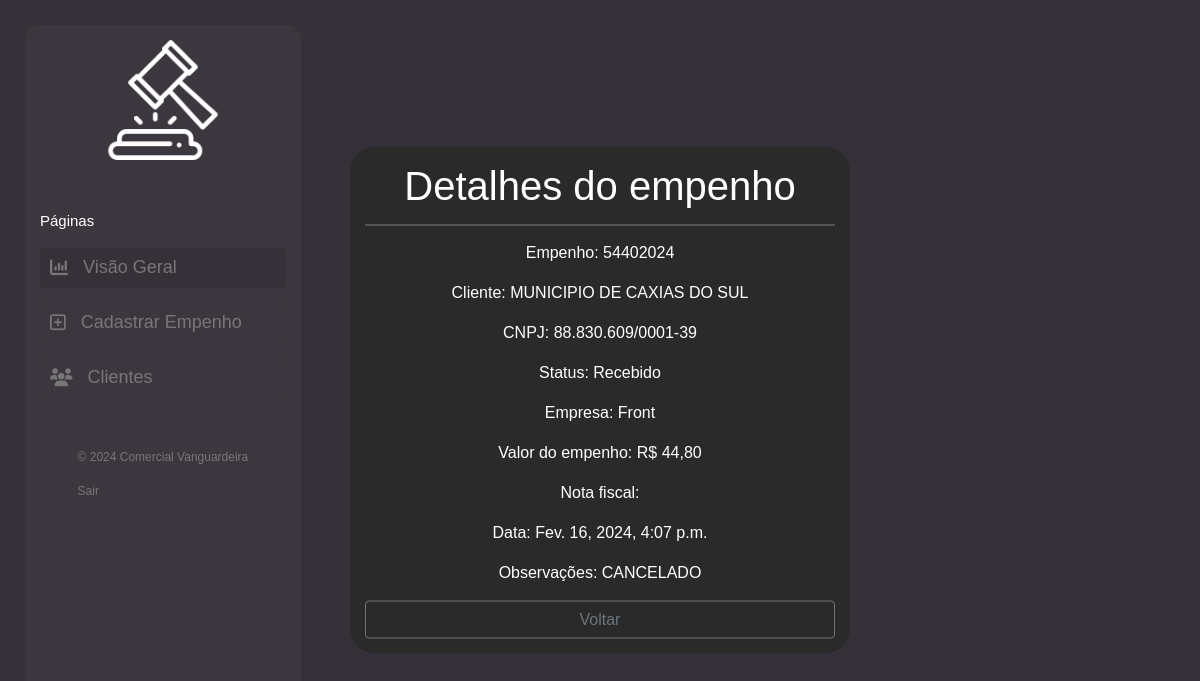
Screenshot of /cliente/detalhe/3357/ (signed in) with the database file from the repository.
### cliente/models.py (models this page shows, shortened)
class Cliente(models.Model):
    numero = models.CharField(max_length=255)
    nome = models.CharField(max_length=255)
    cnpj = models.CharField(max_length=255)
    data_criacao = models.DateTimeField(default=timezone.now)
    categoria = models.ForeignKey(Categoria, on_delete=models.DO_NOTHING)
    empresa = models.ForeignKey(Empresa, on_delete=models.DO_NOTHING)
    empenho = models.FileField(upload_to='empenhos/', max_length=500)
    nfe = models.FileField(upload_to='notas/', max_length=500, default='0', blank=True)
    n_nfe = models.CharField(max_length=255, blank=True)
    descricao = models.TextField(blank=True)
    valor = models.CharField(max_length=255)

class Categoria(models.Model):
    nome = models.CharField(max_length=255)
    def __str__(self):
        return self.nome

class Empresa(models.Model):
    nome = models.CharField(max_length=255)
    def __str__(self):
        return self.nome

### cliente/views.py (the view)
# urls.py: path('cliente/detalhe/<int:pk>/', views.detalhe, name="detalhe"),
@login_required(login_url='login')
def detalhe(request, pk):
    cliente = Cliente.objects.get(pk=pk)
    return render(request, 'cliente/detalhe.html', {'cliente': cliente})

### cliente/templates/cliente/detalhe.html
{% extends 'base.html' %}
{% block conteudo %}
<div class="contents">
    <h1>Detalhes do empenho</h1>
    <div class="contents-info">
        <p>Empenho: {{ cliente.numero }}</p>
        <p>Cliente: {{ cliente.nome }}</p>
        <p>CNPJ: {{ cliente.cnpj }}</p>
        <p>Status: {{ cliente.categoria }}</p>
        <p>Empresa: {{ cliente.empresa }}</p>
        <p>Valor do empenho: R$ {{ cliente.valor }}</p>
        <p>Nota fiscal: {{ cliente.n_nfe }}</p>
        <p>Data: {{ cliente.data_criacao }}</p>
        <p>Observações: {{ cliente.descricao }}</p>
        <a href="{{ request.META.HTTP_REFERER }}" class="btn btn-outline-secondary" style="width: 100%">Voltar</a>
    </div>
</div>
{% endblock%}

### rows the page displays
Cliente: numero "54402024", nome "MUNICIPIO DE CAXIAS DO SUL", cnpj "88.830.609/0001-39", categoria "Recebido", empresa "Front", valor "44,80", data_criacao "Fev. 16, 2024, 4:07 p.m.", descricao "CANCELADO"
